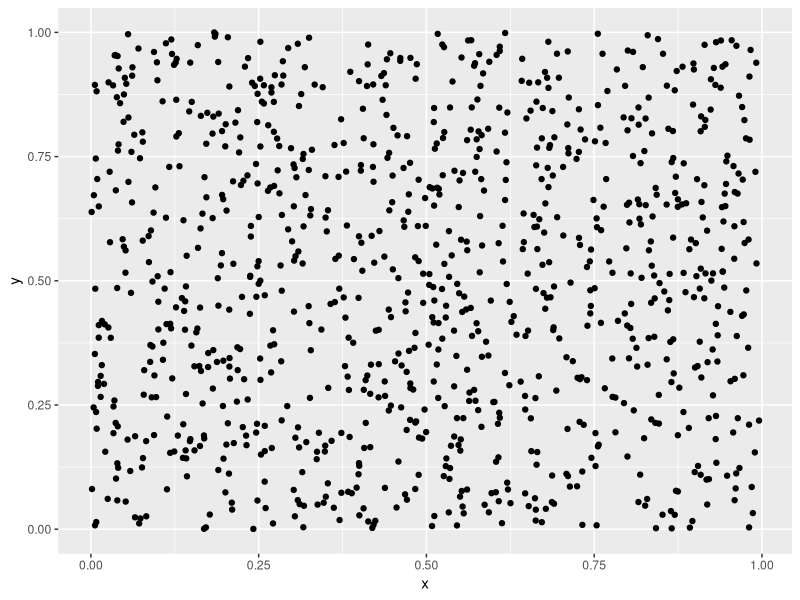
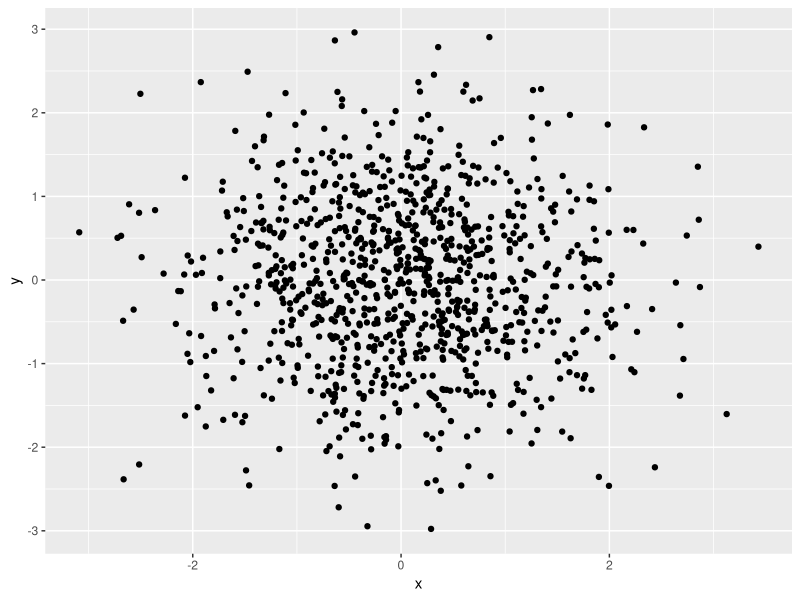
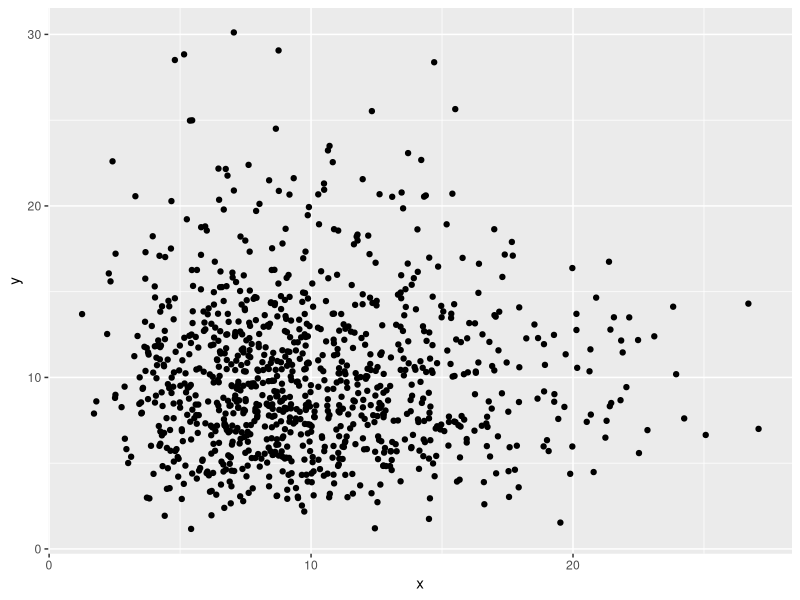
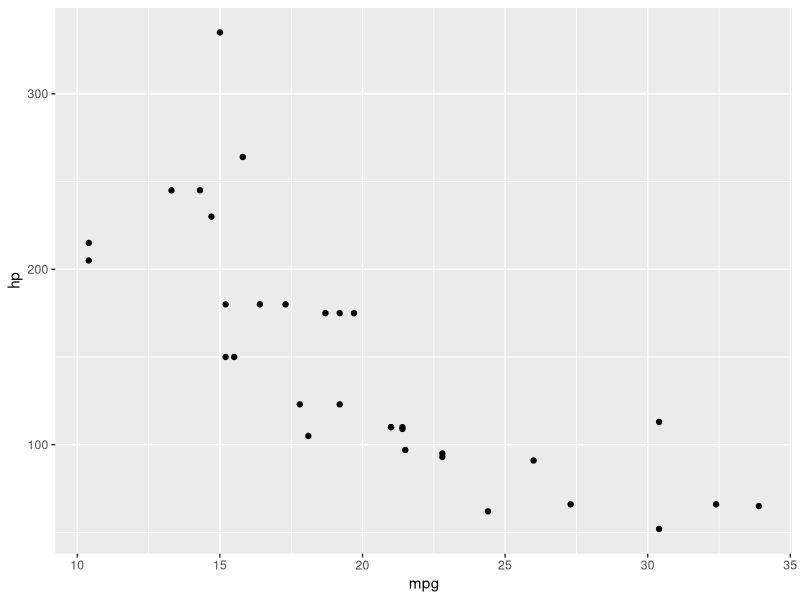

Recreate these plots in R, in order.
## ---- chunk 1
identity(list(1, "Daten und Information", TRUE))
## ---- chunk 2
c(1, 9 , 7, 3, 5) * 2
## ---- chunk 3
c(1, 2, 3, 4) |> sum()
## ---- chunk 4
seq(5) 
seq(2, 5) 
seq(2, len = 5) 
seq(2, len = 3, by = 2) 
## ---- chunk 5
seq(1, len = 4, by = 0)
## ---- chunk 6
rep(1, 4)
## ---- chunk 7
runif(5)
## ---- chunk 8
#| label: fig-runif
#| echo: false
#| warnings: false
#| fig-cap: Visualisierung von Zufallswerten

library(ggplot2)

data.frame(x = runif(1000), y = runif(1000)) |> 
  ggplot(aes(x, y)) + geom_point()
## ---- chunk 9
runif(10, min = -10, max = 10) |> trunc()
## ---- chunk 10
#| label: fig-rnorm
#| echo: false
#| warnings: false
#| fig-cap: Visualisierung von normalverteilten Zufallswerten

data.frame(x = rnorm(1000), y = rnorm(1000)) |> 
  ggplot(aes(x, y)) + geom_point()
## ---- chunk 11
#| label: fig-rchisq
#| echo: false
#| warnings: false
#| fig-cap: Visualisierung von $\chi^2$-verteilten Zufallswerten

data.frame(x = rchisq(1000, 10), y = rchisq(1000, 10)) |> 
  ggplot(aes(x, y)) + geom_point()
## ---- chunk 12
`+`(1, 2)
## ---- chunk 13
quadrat_minus_eins = function (parameter) {
    parameter ^ 2 - 1
}
## ---- chunk 14
quadrat_minus_eins(2)
## ---- chunk 15
# Deklarationen
var1 = 1
f = function (x) {
    var1 = x + var1
    var1
}

# Anwendung
f(2)
var1
## ---- chunk 16
# Deklarationen
var1 = 1
f = function (x) {
    x + var1 ->> var1
    var1
}

# Anwendung
f(2)
var1
## ---- chunk 17
library(ggplot2)

mtcars |> 
    ggplot(aes(mpg, hp)) +
        geom_point()
## ---- chunk 18
mtcars |> 
    dplyr::filter(hp > 200)
